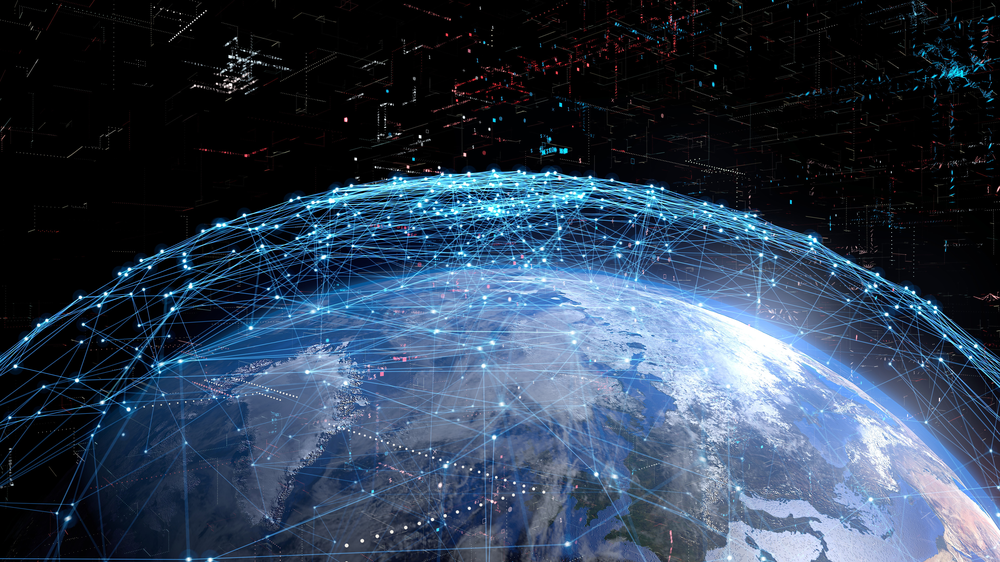
#> input picture topics_of_learning/planet.png, 1000 x 562 px, shrunk from 3840 x 2160 before the run, found by its file name
$ python trying1.py
#> lines starting #> are read from the running program, lines starting #| are printed output that depends on the picture
# nefunguje!

from time import sleep
import cv2
import numpy as np

img = cv2.imread('planet.png')
#> img is the input picture: shape (562, 1000, 3); mean B, G, R 81.8, 62.1, 46.6
for i in range(256):
    img = img - 1
    cv2.imshow('image', img)
    key = cv2.waitKey(10)
    if key == 27:
        cv2.destroyAllWindows()
        break
#> this loop made 1 pass; (key Esc is pressed on pass 1)
#> pass 1, `img = img - 1`:
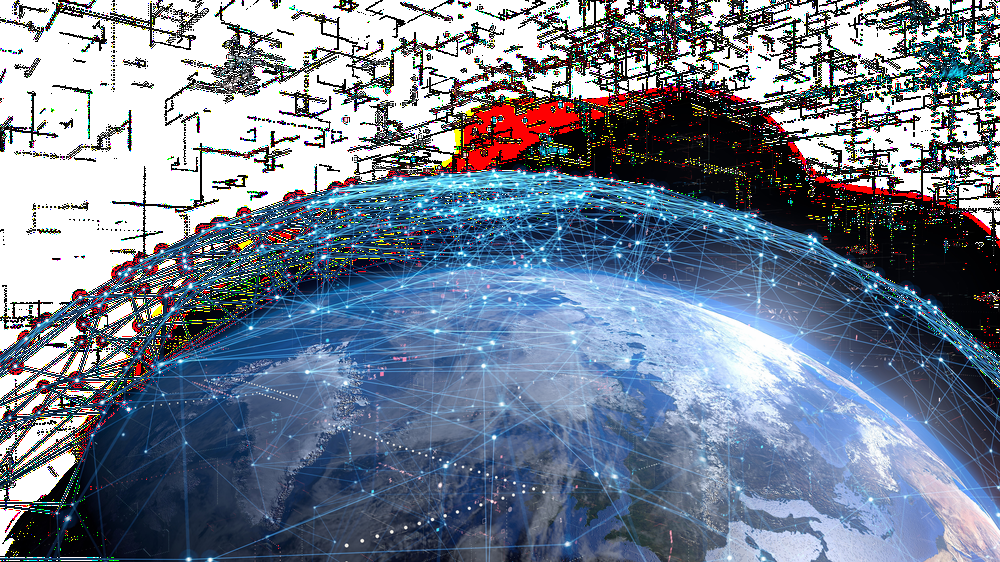
#> img: shape (562, 1000, 3); mean B, G, R 145.6, 128, 115.9

$ run again, with topics_of_learning/bug.jpg saved as topics_of_learning/planet.png
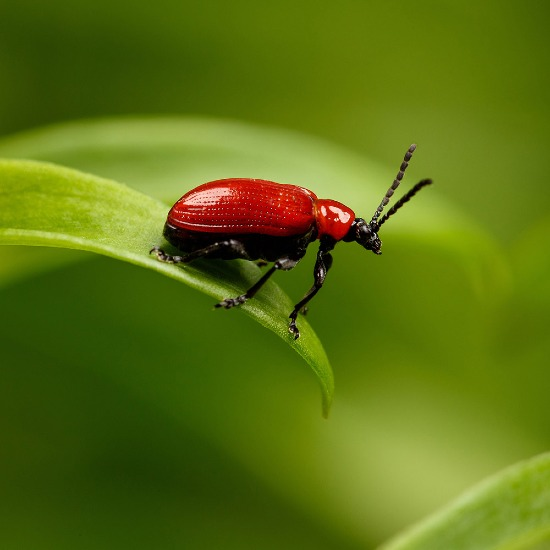
#> input picture topics_of_learning/bug.jpg, 550 x 550 px, found by its file name
#> img is the input picture: shape (550, 550, 3); mean B, G, R 17.5, 112.9, 91.4
#> the loop `for i in range(256):` made 1 pass; (key Esc is pressed on pass 1)
#> pass 1, `img = img - 1`:
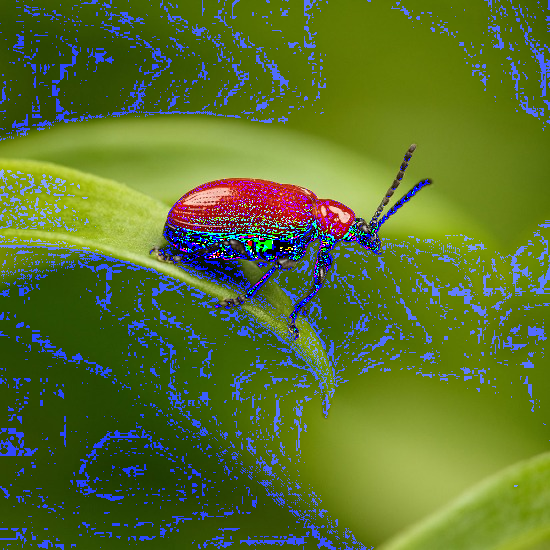
#> img: shape (550, 550, 3); mean B, G, R 44.2, 113.4, 90.7

$ run again, with topics_of_learning/flamengo.jpg saved as topics_of_learning/planet.png
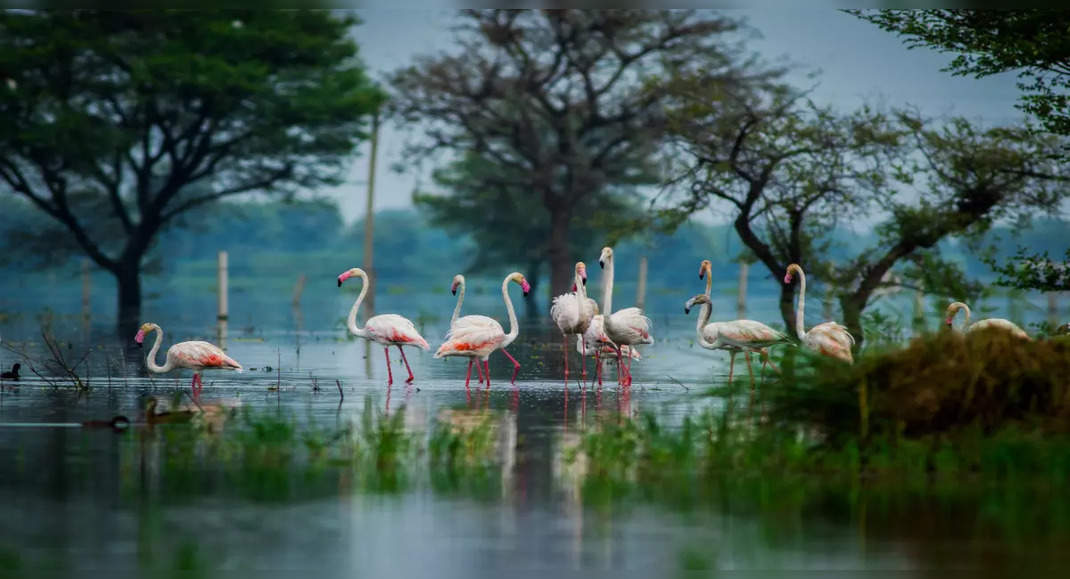
#> input picture topics_of_learning/flamengo.jpg, 1070 x 579 px, found by its file name
#> img is the input picture: shape (579, 1070, 3); mean B, G, R 79.5, 83.9, 62.3
#> the loop `for i in range(256):` made 1 pass; (key Esc is pressed on pass 1)
#> pass 1, `img = img - 1`:
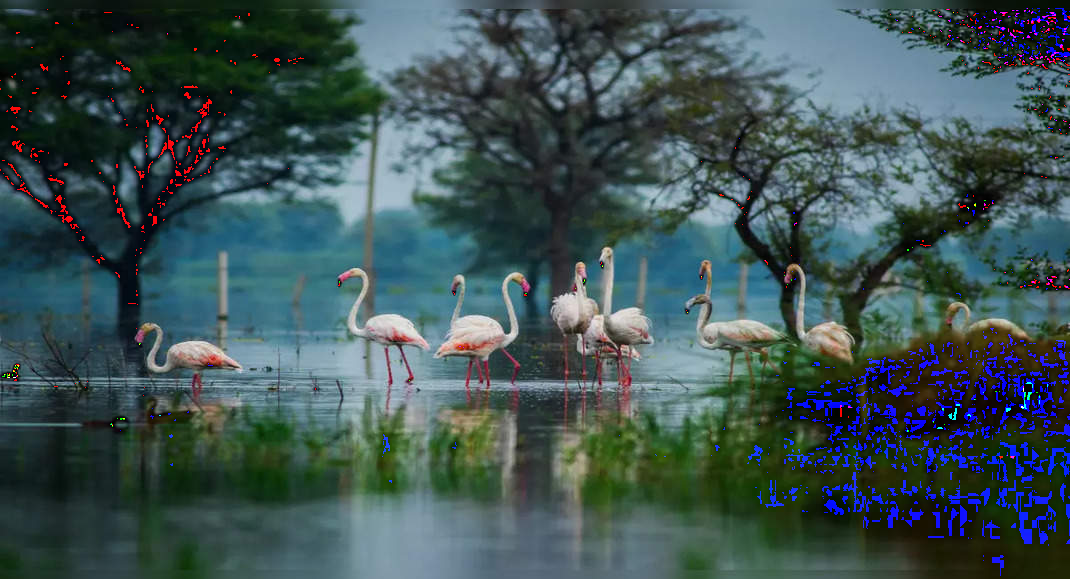
#> img: shape (579, 1070, 3); mean B, G, R 83.9, 83, 62.5
